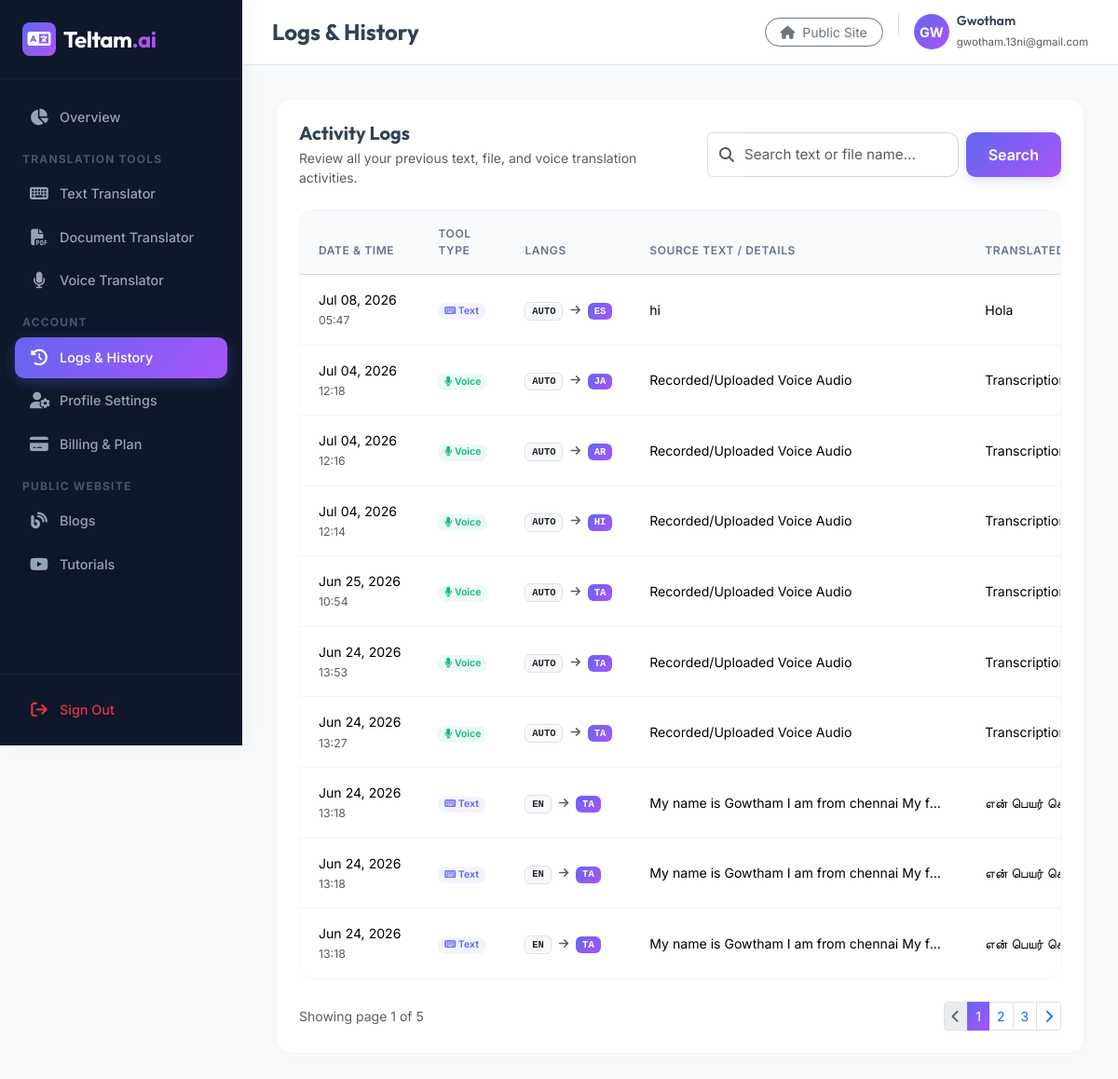
The page /user/history/ (signed in) on the database as committed earlier.
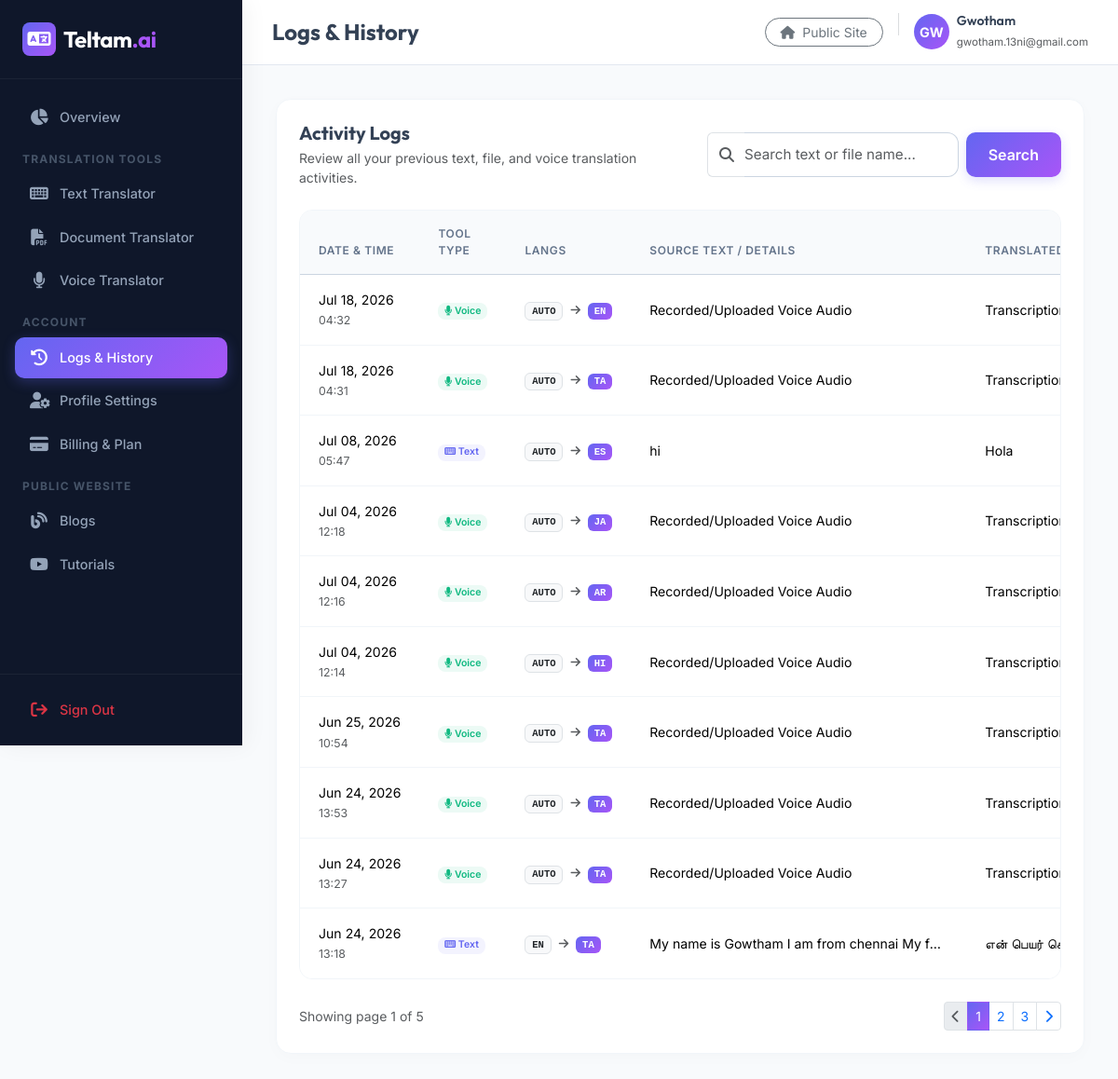
The same page on the database as committed later.
### app/models.py (models this page shows, shortened)
class UserTranslationHistory(models.Model):
    TOOL_CHOICES = [
        ('text', 'Text Translator'),
        ('file', 'File Translator'),
        ('voice', 'Voice Translator'),
    ]
    user = models.ForeignKey(User, on_delete=models.CASCADE, related_name='translation_history')
    tool_type = models.CharField(max_length=20, choices=TOOL_CHOICES)
    source_text = models.TextField()
    translated_text = models.TextField(blank=True, null=True)
    source_lang = models.CharField(max_length=50)
    target_lang = models.CharField(max_length=50)
    file_name = models.CharField(max_length=255, blank=True, null=True)
    created_date = models.DateTimeField(auto_now_add=True)
    class Meta:
        ordering = ['-created_date']

### app/views.py (the view)
# urls.py: path('user/history/', views.user_history_list, name='user_history_list'),
@login_required(login_url='login')
def user_history_list(request):
    history_list = UserTranslationHistory.objects.filter(user=request.user).order_by('-created_date')
    q = request.GET.get('q', '').strip()
    if q:
        history_list = history_list.filter(
            Q(source_text__icontains=q) |
            Q(translated_text__icontains=q) |
            Q(file_name__icontains=q)
        )
    paginator = Paginator(history_list, 10)
    page_number = request.GET.get('page')
    page_obj = paginator.get_page(page_number)
    context = {
        'page_obj': page_obj,
        'search_query': q,
    }
    return render(request, 'user/history.html', context)

### templates/user/history.html (shortened to what this page needs)
{% extends 'user/base.html' %}
{% load static %}
{% block header_title %}Logs &amp; History{% endblock %}
{% block nav_history %}active{% endblock %}
{% block content %}
<div class="row g-4">
    <div class="col-lg-12">
        <div class="dashboard-card p-4">
            <div class="d-flex flex-column flex-md-row justify-content-between align-items-md-center gap-3 mb-4">
                <div>
                    <h5 class="fw-bold mb-1 text-slate-800">Activity Logs</h5>
                    <p class="text-muted small mb-0">Review all your previous text, file, and voice translation activities.</p>
                </div>
                <form method="GET" action="{% url 'user_history_list' %}" class="d-flex gap-2" style="max-width: 380px; width: 100%;">
                    <div class="input-group">
                        <span class="input-group-text bg-white border-end-0 text-muted">
                            <i class="fas fa-search"></i>
                        </span>
                        <input type="text" name="q" value="{{ search_query }}" class="form-control border-start-0 ps-0 shadow-none" placeholder="Search text or file name...">
                    </div>
                    <button type="submit" class="btn btn-brand-primary">Search</button>
                </form>
            </div>
            <div class="table-responsive">
                <table class="table mb-0 align-middle">
                    <thead>
                        <tr>
                            <th>Date &amp; Time</th>
                            <th>Tool Type</th>
                            <th>Langs</th>
                            <th>Source Text / Details</th>
                            <th>Translated Output</th>
                        </tr>
                    </thead>
                    <tbody>
                        {% for log in page_obj %}
                            <tr>
                                <td class="text-nowrap text-slate-500">
                                    {{ log.created_date|date:"M d, Y" }}<br>
                                    <span class="text-muted small">{{ log.created_date|date:"H:i" }}</span>
                                </td>
                                <td>
                                    {% if log.tool_type == 'text' %}
                                        <span class="badge bg-indigo-light text-indigo-700 px-2.5 py-1.5 rounded-3 fw-semibold">
                                            <i class="fas fa-keyboard me-1.5"></i> Text
                                        </span>
                                    {% elif log.tool_type == 'file' %}
                                        <span class="badge bg-purple-light text-purple-700 px-2.5 py-1.5 rounded-3 fw-semibold">
                                            <i class="fas fa-file-pdf me-1.5"></i> Document
                                        </span>
                                    {% else %}
                                        <span class="badge bg-emerald-light text-emerald-700 px-2.5 py-1.5 rounded-3 fw-semibold">
                                            <i class="fas fa-microphone me-1.5"></i> Voice
                                        </span>
                                    {% endif %}
                                </td>
                                <td class="text-nowrap">
                                    <span class="badge bg-light text-dark border font-monospace">{{ log.source_lang|upper }}</span>
                                    <i class="fas fa-arrow-right text-muted mx-1" style="font-size: 0.75rem;"></i>
                                    <span class="badge bg-brand-primary text-white font-monospace" style="background: var(--brand-gradient);">{{ log.target_lang|upper }}</span>
                                </td>
                                <td>
                                    {% if log.tool_type == 'file' %}
                                        <div class="d-flex align-items-center gap-2">
                                            <i class="fas fa-file-invoice text-indigo-500"></i>
                                            <span class="fw-semibold text-slate-800">{{ log.file_name|default:"Uploaded File" }}</span>
                                        </div>
                                    {% else %}
                                        <div class="text-truncate" style="max-width: 320px;" title="{{ log.source_text }}">
                                            {{ log.source_text }}
                                        </div>
                                    {% endif %}
                                </td>
                                <td>
                                    {% if log.tool_type == 'file' %}
                                        <a href="{{ log.translated_text|cut:'Download URL: ' }}" class="btn btn-sm btn-outline-primary px-3 rounded-pill" download>
                                            <i class="fas fa-download me-1"></i> Download
                                        </a>
                                    {% else %}
                                        <div class="text-truncate" style="max-width: 320px;" title="{{ log.translated_text }}">
                                            {{ log.translated_text }}
                                        </div>
                                    {% endif %}
                                </td>
                            </tr>
                        {% endfor %}
                    </tbody>
                </table>
            </div>
            {% if page_obj.has_other_pages %}
                <nav class="d-flex justify-content-between align-items-center mt-4" aria-label="Pagination">
                    <span class="text-muted small">
                        Showing page {{ page_obj.number }} of {{ page_obj.paginator.num_pages }}
                    </span>
                    <ul class="pagination pagination-sm mb-0">
                        {% if page_obj.has_previous %}
                            <li class="page-item">
                                <a class="page-link shadow-none" href="?page={{ page_obj.previous_page_number }}{% if search_query %}&q={{ search_query }}{% endif %}">
                                    <i class="fas fa-chevron-left"></i>
                                </a>
                            </li>
                        {% else %}
                            <li class="page-item disabled">
                                <span class="page-link"><i class="fas fa-chevron-left"></i></span>
                            </li>
                        {% endif %}
                        {% for num in page_obj.paginator.page_range %}
                            {% if page_obj.number == num %}
                                <li class="page-item active"><span class="page-link" style="background: var(--brand-gradient); border-color: transparent;">{{ num }}</span></li>
                            {% elif num > page_obj.number|add:'-3' and num < page_obj.number|add:'3' %}
                                <li class="page-item"><a class="page-link shadow-none" href="?page={{ num }}{% if search_query %}&q={{ search_query }}{% endif %}">{{ num }}</a></li>
                            {% endif %}
                        {% endfor %}
                        {% if page_obj.has_next %}
                            <li class="page-item">
                                <a class="page-link shadow-none" href="?page={{ page_obj.next_page_number }}{% if search_query %}&q={{ search_query }}{% endif %}">
                                    <i class="fas fa-chevron-right"></i>
                                </a>
                            </li>
                        {% else %}
                            <li class="page-item disabled">
                                <span class="page-link"><i class="fas fa-chevron-right"></i></span>
                            </li>
                        {% endif %}
                    </ul>
                </nav>
            {% endif %}
        </div>
    </div>
</div>
{% endblock %}

### templates/user/base.html (shortened to what this page needs)
{% load static %}
<!DOCTYPE html>
<html lang="en">
<head>
    <link href="https://cdn.jsdelivr.net/npm/bootstrap@5.3.2/dist/css/bootstrap.min.css" rel="stylesheet">
    <link href="https://cdnjs.cloudflare.com/ajax/libs/font-awesome/6.4.2/css/all.min.css" rel="stylesheet">
</head>
<body>
    <div class="sidebar" id="sidebar">
        <div>
            <div class="sidebar-brand">
                <a class="d-flex align-items-center gap-2 text-decoration-none" href="/">
                    <span class="d-flex align-items-center justify-content-center bg-indigo-600 rounded-3 text-white" style="width: 36px; height: 36px; background: var(--brand-gradient);">
                        <i class="fas fa-language" style="font-size: 1.25rem;"></i>
                    </span>
                    <span class="fs-4 fw-bold text-white" style="font-family: 'Outfit', sans-serif; letter-spacing: -0.5px;">Teltam<span class="text-indigo-600" style="color: #a855f7;">.ai</span></span>
                </a>
            </div>
            <ul class="sidebar-menu">
                <li class="sidebar-item {% block nav_home %}{% endblock %}">
                    <a href="{% url 'user_dashboard_home' %}" class="sidebar-link">
                        <i class="fas fa-chart-pie"></i>
                        <span>Overview</span>
                    </a>
                </li>
                <div class="sidebar-section-header">Translation Tools</div>
                <li class="sidebar-item {% block nav_tool_text %}{% endblock %}">
                    <a href="{% url 'user_tool_text' %}" class="sidebar-link">
                        <i class="fas fa-keyboard"></i>
                        <span>Text Translator</span>
                    </a>
                </li>
                <li class="sidebar-item {% block nav_tool_file %}{% endblock %}">
                    <a href="{% url 'user_tool_file' %}" class="sidebar-link">
                        <i class="fas fa-file-pdf"></i>
                        <span>Document Translator</span>
                    </a>
                </li>
                <li class="sidebar-item {% block nav_tool_voice %}{% endblock %}">
                    <a href="{% url 'user_tool_voice' %}" class="sidebar-link">
                        <i class="fas fa-microphone"></i>
                        <span>Voice Translator</span>
                    </a>
                </li>
                <div class="sidebar-section-header">Account</div>
                <li class="sidebar-item {% block nav_history %}{% endblock %}">
                    <a href="{% url 'user_history_list' %}" class="sidebar-link">
                        <i class="fas fa-clock-rotate-left"></i>
                        <span>Logs &amp; History</span>
                    </a>
                </li>
                <li class="sidebar-item {% block nav_profile %}{% endblock %}">
                    <a href="{% url 'user_profile' %}" class="sidebar-link">
                        <i class="fas fa-user-gear"></i>
                        <span>Profile Settings</span>
                    </a>
                </li>
                <li class="sidebar-item {% block nav_billing %}{% endblock %}">
                    <a href="{% url 'user_dashboard_home' %}" class="sidebar-link">
                        <i class="fas fa-credit-card"></i>
                        <span>Billing &amp; Plan</span>
                    </a>
                </li>
                <div class="sidebar-section-header">Public Website</div>
                <li class="sidebar-item">
                    <a href="{% url 'blog_list' %}" class="sidebar-link" target="_blank">
                        <i class="fas fa-blog"></i>
                        <span>Blogs</span>
                    </a>
                </li>
                <li class="sidebar-item">
                    <a href="{% url 'video_list' %}" class="sidebar-link" target="_blank">
                        <i class="fab fa-youtube"></i>
                        <span>Tutorials</span>
                    </a>
                </li>
            </ul>
        </div>
        <div class="sidebar-footer">
            <a href="{% url 'user_logout' %}" class="sidebar-link text-danger">
                <i class="fas fa-arrow-right-from-bracket"></i>
                <span>Sign Out</span>
            </a>
        </div>
    </div>
    <div class="content-wrapper">
        <header class="topbar">
            <div class="d-flex align-items-center gap-3">
                <h4 class="mb-0 fw-bold text-slate-800">{% block header_title %}Workspace{% endblock %}</h4>
            </div>
            <div class="d-flex align-items-center gap-3">
                <a href="{% url 'home' %}" class="btn btn-sm btn-outline-secondary rounded-pill px-3">
                    <i class="fas fa-home me-1"></i> Public Site
                </a>
                <div class="d-flex align-items-center gap-2">
                    <div class="rounded-circle text-white d-flex align-items-center justify-content-center fw-bold" style="width: 38px; height: 38px; background: var(--brand-gradient); font-size: 0.9rem;">
                        {{ request.user.first_name|slice:":2"|upper|default:request.user.username|slice:":2"|upper }}
                    </div>
                    <div class="d-none d-md-block">
                        <h6 class="mb-0 fw-semibold" style="font-size: 0.88rem;">{{ request.user.first_name|default:request.user.username }}</h6>
                        <span class="text-muted" style="font-size: 0.72rem;">{{ request.user.email }}</span>
                    </div>
                </div>
            </div>
        </header>
        <main class="main-content">
            <div class="animate-fade-in">
                {% block content %}{% endblock %}
            </div>
        </main>
    </div>
</body>
</html>

Rows that differ between the two databases and show on the page:
no longer on this page (row unchanged): UserTranslationHistory: created_date "Jun 24, 2026", created_date "13:18", tool_type "text" (drawn), source_lang "EN", target_lang "TA", source_text "My name is Gowtham I am from chennai My f…", translated_text "என் பெயர் கௌதம் நான் சென்னையைச் சேர்ந்தவன்…"
no longer on this page (row unchanged): UserTranslationHistory: created_date "Jun 24, 2026", created_date "13:18", tool_type "text" (drawn), source_lang "EN", target_lang "TA", source_text "My name is Gowtham I am from chennai My f…", translated_text "என் பெயர் கௌதம் நான் சென்னையைச் சேர்ந்தவன்…"
added UserTranslationHistory: created_date "Jul 18, 2026", created_date "04:32", tool_type "voice" (drawn), source_lang "AUTO", target_lang "EN", source_text "Recorded/Uploaded Voice Audio", translated_text "Transcription: Hi, this is Gautam from DLT Tec…"
added UserTranslationHistory: created_date "Jul 18, 2026", created_date "04:31", tool_type "voice" (drawn), source_lang "AUTO", target_lang "TA", source_text "Recorded/Uploaded Voice Audio", translated_text "Transcription: Hi, this is Gautam from ELK Tec…"
